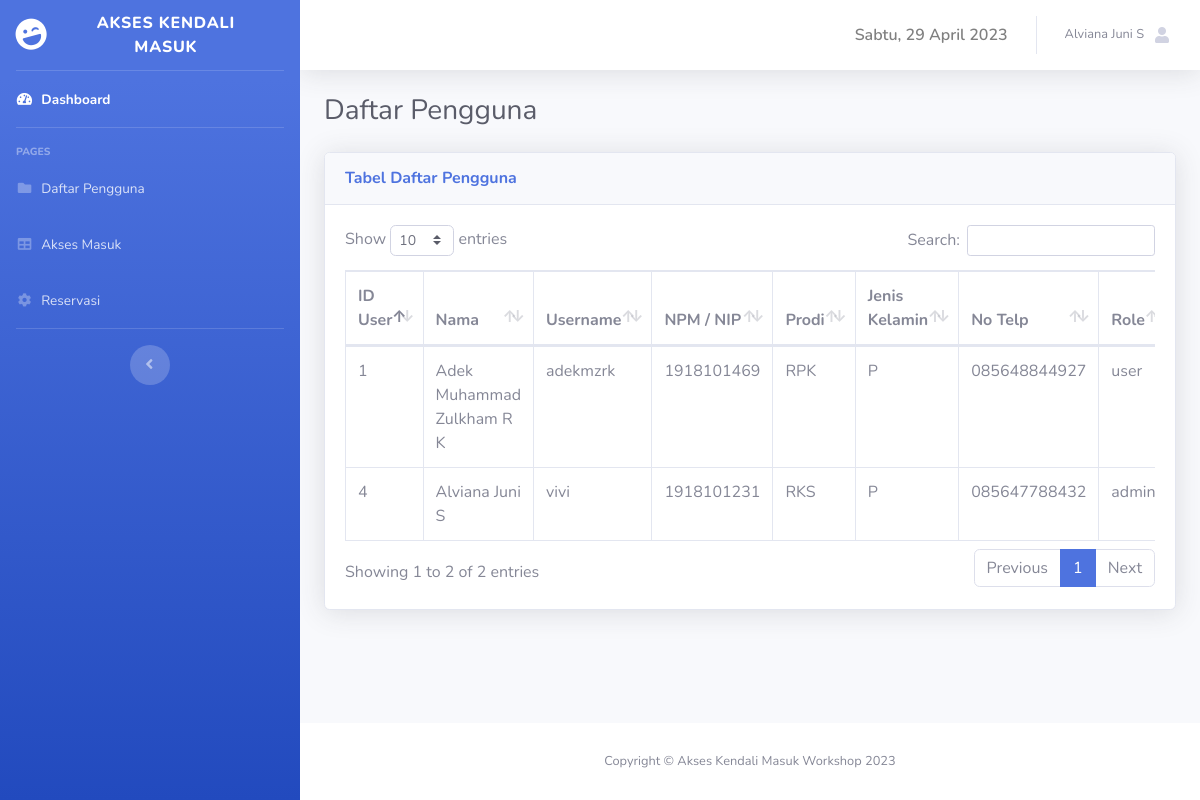
Page /daftarPengguna.php (signed in) on the committed database.
### tables this page shows
CREATE TABLE `identitas` (
  `id_user` int(11) NOT NULL,
  `nama` varchar(100) NOT NULL,
  `username` varchar(50) NOT NULL,
  `npm_nip` varchar(20) NOT NULL,
  `prodi` enum('RKS','RPK','RK') NOT NULL,
  `jk` enum('L','P') NOT NULL,
  `no_telp` varchar(12) NOT NULL,
  `pass` varchar(100) NOT NULL,
  `role` enum('owner','admin','user') NOT NULL
);

### daftarPengguna.php (the view, shortened to what this page needs)
<?php
include 'template.php';
?>
<div class="container-fluid">
<div class="d-sm-flex align-items-center justify-content-between mb-4">
    <h1 class="h3 mb-0 text-gray-800">Daftar Pengguna</h1>
</div>
<div class="card shadow mb-4">
    <div class="card-header py-3">
        <h6 class="m-0 font-weight-bold text-primary">Tabel Daftar Pengguna</h6>
    </div>
    <div class="card-body">
        <div class="table-responsive">
            <table class="table table-bordered" id="dataTable" width="100%" cellspacing="0">
                <thead>
                    <tr>
                        <th>ID User</th>
                        <th>Nama</th>
                        <th>Username</th>
                        <th>NPM / NIP</th>
                        <th>Prodi</th>
                        <th>Jenis Kelamin</th>
                        <th>No Telp</th>
                        <th>Role</th>
                    </tr>
                </thead>
                <tbody>
                    <?php
                    $sql = "SELECT * FROM `identitas` ";
                    $result = mysqli_query($koneksi,$sql);
                    while($row = mysqli_fetch_row($result)){
                    ?>
                    <tr>
					    <td><?php echo $row[0] ?></td>
                        <td><?php echo $row[1] ?></td>
                        <td><?php echo $row[2] ?></td>
                        <td><?php echo $row[3] ?></td>
                        <td><?php echo $row[4] ?></td>
                        <td><?php echo $row[5] ?></td>
                        <td><?php echo $row[6] ?></td>
                        <td><?php echo $row[8] ?></td>
                    </tr>
                    </div>
                    <?php
                        }
					?>
        </div>
    </div>
</div>
</div>
</div>
<footer class="sticky-footer bg-white">
<div class="container my-auto">
<div class="copyright text-center my-auto">
    <span>Copyright &copy; Akses Kendali Masuk Workshop 2023</span>
</div>
</div>
</footer>

### rows in the picture
identitas: id_user "1", nama "Adek Muhammad Zulkham R K", username "adekmzrk", npm_nip "1918101469", prodi "RPK", jk "P", no_telp "085648844927", role "user"
identitas: id_user "4", nama "Alviana Juni S", username "vivi", npm_nip "1918101231", prodi "RKS", jk "P", no_telp "085647788432", role "admin"

### other values in the picture
$_SESSION['user']['nama'] "Alviana Juni S"
